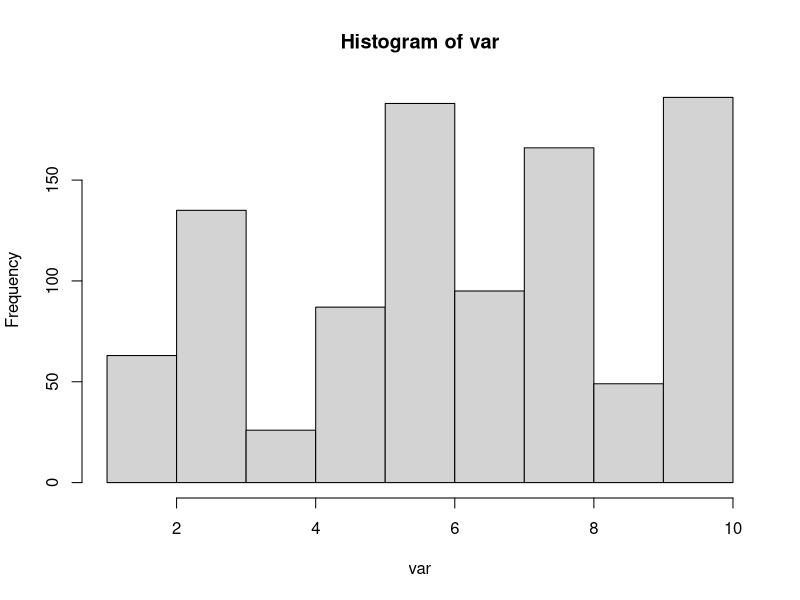

Write the R code that produced this figure.
num_probabilities = 10;
p = runif(num_probabilities,0,1);
p = p/sum(p);


num_var = 1000;

var <-vector();

index = 1;

while (index <=num_var) {
	
	u = runif(1,0,1);
	
	sumu = p[1];
	
	sumu1 = p[1];

	index1 = 2;

	if(u < sumu1) {
		index1 = 1;

	}

	else {

	
		while(TRUE) {

			sumu = sumu1;
			sumu1 = sumu1 + p[index1];

			if((sumu < u) & (u < sumu1)) {
				break;

			}
			
			index1 = index1 +1;
		

			
		}

	}

	var[index] = index1;
	index=index+1;
	

}

print(p);

print(var);
hist(var);
	